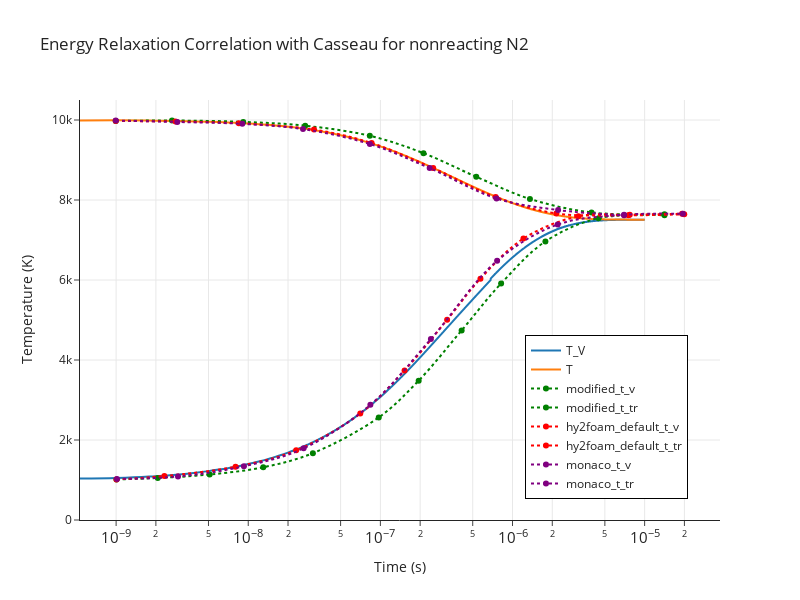

This figure's notebook cell:
### Code cell
from plotly import graph_objects as go
import pandas as pd

fig = go.Figure()
fig.add_trace(
    go.Scatter(
        x=t,
        y=T_V[:, 0],
        mode="lines",
        name="T_V",
        line=dict(shape="spline", smoothing=1.0),
    )
)
fig.add_trace(
    go.Scatter(
        x=t, y=T[:, 0], mode="lines", name="T", line=dict(shape="spline", smoothing=1.0)
    )
)

fig.add_hline(y=7623.3, name="T_eq Casseau", line_dash="dash", line_color="black")

# Load and plot reference data from CSV
csv_path = "/home/hhoechter/tum/jaxfluids_internship/experiments/heatbath_0d/casseau_figure_3_1.csv"
df = pd.read_csv(
    csv_path, skiprows=1
)  # Skip the first header row, use X,Y,X,Y... as columns

# Read first row to get the dataset names
with open(csv_path, "r") as f:
    header_line = f.readline().strip()
dataset_names = [name for name in header_line.split(",") if name]

# Group datasets by prefix (e.g., "modified", "hy2foam_default", "monaco")
prefixes = []
for name in dataset_names:
    # Extract prefix by removing _t_v or _t_tr suffix
    if "_t_v" in name:
        prefix = name.replace("_t_v", "")
    elif "_t_tr" in name:
        prefix = name.replace("_t_tr", "")
    else:
        prefix = name
    if prefix not in prefixes:
        prefixes.append(prefix)

# Define colors for each prefix
colors = ["green", "red", "purple", "orange", "brown", "pink"]
prefix_colors = {prefix: colors[i % len(colors)] for i, prefix in enumerate(prefixes)}

# Plot each dataset (columns come in pairs: X, Y for each dataset)
for i, name in enumerate(dataset_names):
    x_col = i * 2  # X column index
    y_col = i * 2 + 1  # Y column index

    if x_col >= len(df.columns) or y_col >= len(df.columns):
        continue

    x_data = pd.to_numeric(df.iloc[:, x_col], errors="coerce").dropna().values
    y_data = pd.to_numeric(df.iloc[:, y_col], errors="coerce").dropna().values

    # Use minimum length in case of mismatched data
    min_len = min(len(x_data), len(y_data))
    x_data = x_data[:min_len]
    y_data = y_data[:min_len]

    # Find prefix for this dataset
    if "_t_v" in name:
        prefix = name.replace("_t_v", "")
    elif "_t_tr" in name:
        prefix = name.replace("_t_tr", "")
    else:
        prefix = name

    fig.add_trace(
        go.Scatter(
            x=x_data,
            y=y_data * 1000,  # Scale Y values (they appear to be in units of 1000 K)
            mode="markers+lines",
            line=dict(dash="dot", smoothing=1.0, shape="spline"),
            name=name,
            marker=dict(color=prefix_colors.get(prefix, "gray")),
        )
    )

fig.update_xaxes(type="log", exponentformat="power", showexponent="all", showgrid=True)
fig.update_yaxes(range=[0, 10500], showgrid=True)
fig.update_layout(
    template="simple_white",
    title="Energy Relaxation Correlation with Casseau for nonreacting N2",
    xaxis_title="Time (s)",
    yaxis_title="Temperature (K)",
    legend=dict(
        x=0.95,
        y=0.05,
        xanchor="right",
        yanchor="bottom",
        borderwidth=1,
        bordercolor="black",
    ),
    showlegend=True,
    width=800,
    height=600,
)

### Figure 1 — Plotly figure (JSON) as saved in the notebook; plotly's stock layout.template omitted (floating-point values rounded to 4 significant figures; data arrays with more than 128 entries replaced by an {"elided": "..."} marker saying what was removed)
{"data": [{"line": {"shape": "spline", "smoothing": 1}, "mode": "lines", "name": "T_V", "type": "scatter", "x": {"elided": "10001 float values"}, "y": {"elided": "10001 float values"}}, {"line": {"shape": "spline", "smoothing": 1}, "mode": "lines", "name": "T", "type": "scatter", "x": {"elided": "10001 float values"}, "y": {"elided": "10001 float values"}}, {"line": {"dash": "dot", "shape": "spline", "smoothing": 1}, "marker": {"color": "green"}, "mode": "markers+lines", "name": "modified_t_v", "type": "scatter", "x": [1.006e-09, 2.067e-09, 5.103e-09, 1.299e-08, 3.085e-08, 9.719e-08, 1.949e-07, 4.121e-07, 8.197e-07, 1.774e-06, 4.479e-06, 1.413e-05], "y": [1014.0, 1051.0, 1137.0, 1319.0, 1670.0, 2565.0, 3484.0, 4741.0, 5913.0, 6964.0, 7545.0, 7619.0]}, {"line": {"dash": "dot", "shape": "spline", "smoothing": 1}, "marker": {"color": "green"}, "mode": "markers+lines", "name": "modified_t_tr", "type": "scatter", "x": [9.938e-10, 2.649e-09, 9.161e-09, 2.698e-08, 8.321e-08, 2.12e-07, 5.318e-07, 1.355e-06, 3.961e-06, 1.413e-05], "y": [9974.0, 9987.0, 9952.0, 9857.0, 9605.0, 9171.0, 8581.0, 8026.0, 7690.0, 7643.0]}, {"line": {"dash": "dot", "shape": "spline", "smoothing": 1}, "marker": {"color": "red"}, "mode": "markers+lines", "name": "hy2foam_default_t_v", "type": "scatter", "x": [1.006e-09, 2.319e-09, 8.016e-09, 2.306e-08, 7.045e-08, 1.525e-07, 3.199e-07, 5.718e-07, 1.21e-06, 3.148e-06, 7.714e-06, 1.919e-05], "y": [1014.0, 1100.0, 1331.0, 1743.0, 2662.0, 3737.0, 5006.0, 6033.0, 7036.0, 7593.0, 7630.0, 7655.0]}, {"line": {"dash": "dot", "shape": "spline", "smoothing": 1}, "marker": {"color": "red"}, "mode": "markers+lines", "name": "hy2foam_default_t_tr", "type": "scatter", "x": [9.938e-10, 2.816e-09, 8.486e-09, 3.145e-08, 8.582e-08, 2.51e-07, 7.455e-07, 2.147e-06, 7.539e-06, 1.994e-05], "y": [9974.0, 9963.0, 9916.0, 9761.0, 9424.0, 8797.0, 8074.0, 7665.0, 7618.0, 7643.0]}, {"line": {"dash": "dot", "shape": "spline", "smoothing": 1}, "marker": {"color": "purple"}, "mode": "markers+lines", "name": "monaco_t_v", "type": "scatter", "x": [1.014e-09, 2.94e-09, 9.272e-09, 2.626e-08, 8.399e-08, 2.412e-07, 7.645e-07, 2.197e-06, 6.983e-06, 1.949e-05], "y": [1026.0, 1088.0, 1343.0, 1791.0, 2879.0, 4523.0, 6480.0, 7387.0, 7630.0, 7655.0]}, {"line": {"dash": "dot", "shape": "spline", "smoothing": 1}, "marker": {"color": "purple"}, "mode": "markers+lines", "name": "monaco_t_tr", "type": "scatter", "x": [9.938e-10, 2.904e-09, 9.023e-09, 2.597e-08, 8.323e-08, 2.361e-07, 7.57e-07, 2.213e-06, 6.983e-06], "y": [9986.0, 9951.0, 9904.0, 9772.0, 9399.0, 8797.0, 8038.0, 7749.0, 7618.0]}], "layout": {"height": 600, "legend": {"bordercolor": "black", "borderwidth": 1, "x": 0.95, "xanchor": "right", "y": 0.05, "yanchor": "bottom"}, "shapes": [{"line": {"color": "black", "dash": "dash"}, "name": "T_eq Casseau", "type": "line", "x0": 0, "x1": 1, "xref": "x domain", "y0": 7623.0, "y1": 7623.0, "yref": "y"}], "showlegend": true, "title": {"text": "Energy Relaxation Correlation with Casseau for nonreacting N2"}, "width": 800, "xaxis": {"exponentformat": "power", "showexponent": "all", "showgrid": true, "title": {"text": "Time (s)"}, "type": "log"}, "yaxis": {"range": [0, 10500], "showgrid": true, "title": {"text": "Temperature (K)"}}}}
